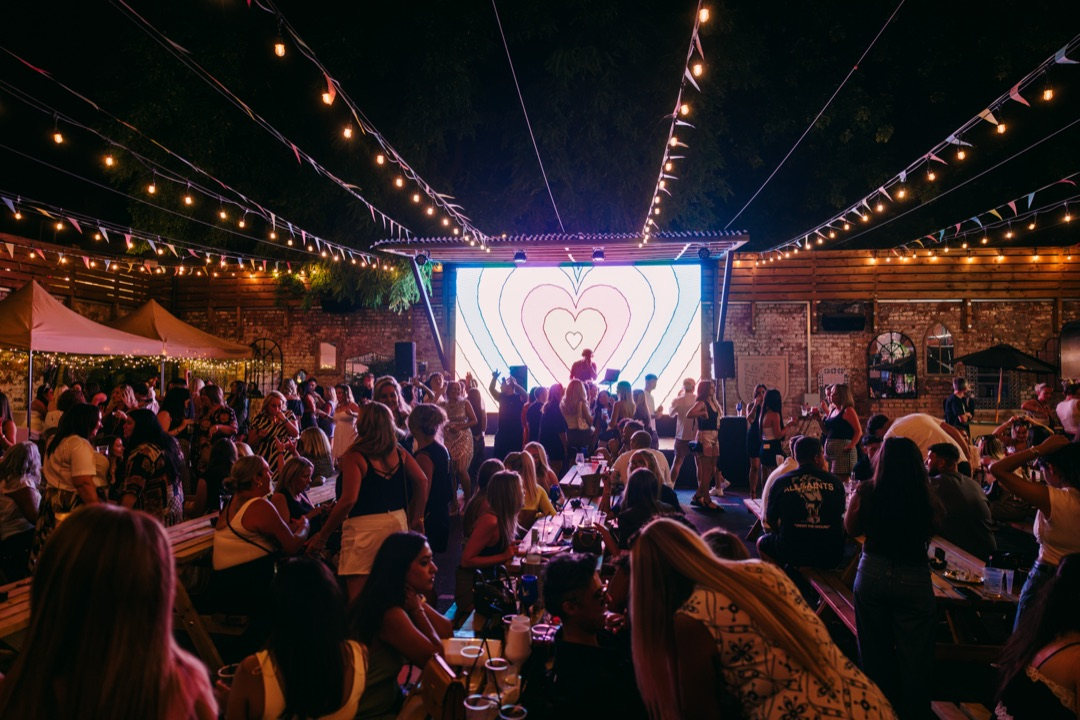
#> input picture media/merchants-yard/2026-08-17/grid/thursday-weekend-photos/RING1542.jpg, 1080 x 720 px, given in place of thursday-weekend-photos, which was not available
$ python collage_story.py --photos ../media/merchants-yard/2026-08-17/grid/thursday-weekend-photos ../media/merchants-yard/2026-08-17/grid/thursday-weekend-photos ../media/merchants-yard/2026-08-17/grid/thursday-weekend-photos ../media/merchants-yard/2026-08-17/grid/thursday-weekend-photos --out out.png
#> lines starting #> are read from the running program, lines starting #| are printed output that depends on the picture; pictures that were not available may be replaced by others from this repository, and a replacement may not be noted
#> `canvas = Image.new("RGB", (W, H), (0, 0, 0))`: canvas: PIL image 1080x1920 RGB; every value is 0
#> further down, img is the input picture: PIL image 1080x720 RGB; mean R, G, B 50.6, 36.5, 36.6
#!/usr/bin/env python3
"""Build a 2x2 photo collage story (1080x1920) with an optional caption bar.

Usage:
  python3 collage_story.py --photos a.jpg b.jpg c.jpg d.jpg \
      [--caption "line one\nline two"] [--top 150] --out out.png

Each photo is cover-cropped into its cell so nothing is squashed. The caption
bar sits on the horizontal seam, translucent dark with white text, matching the
venue's usual story collage.
"""
import argparse
import os

from PIL import Image, ImageDraw, ImageFont

W, H = 1080, 1920
SERIF = [
    "/System/Library/Fonts/Supplemental/Bodoni 72.ttc",
    "/System/Library/Fonts/Supplemental/Bodoni 72 OS.ttc",
]
SANS = [
    "/System/Library/Fonts/HelveticaNeue.ttc",
    "/System/Library/Fonts/Helvetica.ttc",
]


def load_font(size, family="serif", bold=False):
    if family == "serif" and bold:
        return ImageFont.truetype(SERIF[0], size, index=2)   # Bodoni 72 Bold
    for path in (SERIF if family == "serif" else SANS):
        try:
            return ImageFont.truetype(path, size)
        except Exception:
            continue
    return ImageFont.load_default()


def cover(img, cw, ch):
#> called with cw = 540, ch = 960
    scale = max(cw / img.width, ch / img.height)
#> scale = 1.33
    im = img.resize((max(1, int(img.width * scale)), max(1, int(img.height * scale))), Image.LANCZOS)
    left = (im.width - cw) // 2
#> left = 450
    top = int((im.height - ch) * 0.42)  # bias slightly up: faces sit high
#> top = 0
    return im.crop((left, top, left + cw, top + ch))
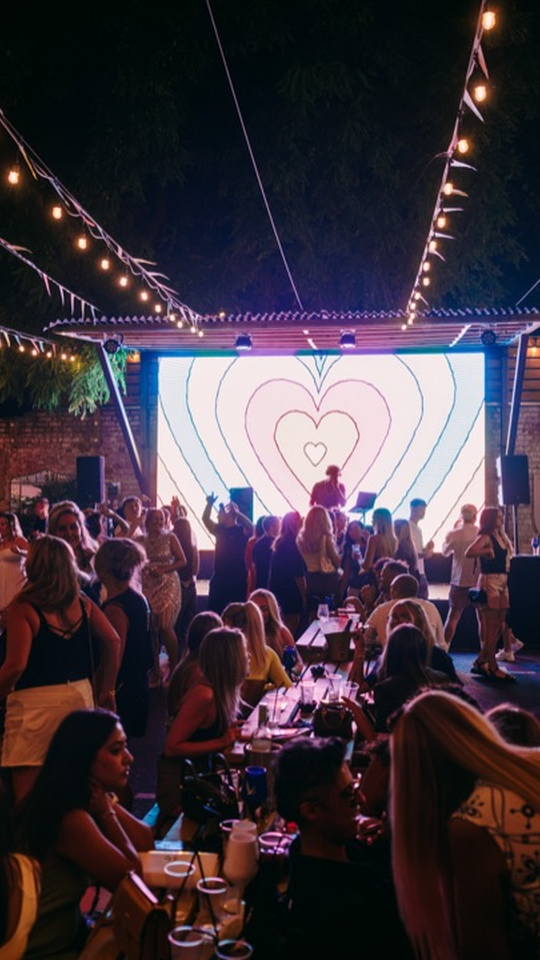
#> returned value: PIL image 540x960 RGB; mean R, G, B 65.3, 53.8, 63.2


p = argparse.ArgumentParser()
p.add_argument("--photos", nargs=4, required=True)
p.add_argument("--caption", default="")
p.add_argument("--top", type=int, default=0)
p.add_argument("--font", choices=["serif", "sans"], default="serif")
p.add_argument("--size", type=int, default=58)
p.add_argument("--track", type=float, default=2.5)
p.add_argument("--leading", type=float, default=1.02)
p.add_argument("--ratio", type=float, default=0.72)
p.add_argument("--margin", type=int, default=110)
p.add_argument("--bold", action="store_true", default=False)
p.add_argument("--caps", action="store_true", default=True)
p.add_argument("--box", action="store_true", default=False)
p.add_argument("--out", required=True)
a = p.parse_args()

canvas = Image.new("RGB", (W, H), (0, 0, 0))
grid_h = H - a.top * 2
cw, ch = W // 2, grid_h // 2

for i, path in enumerate(a.photos):
    img = Image.open(path).convert("RGB")
    cell = cover(img, cw, ch)
    x = (i % 2) * cw
    y = a.top + (i // 2) * ch
    canvas.paste(cell, (x, y))
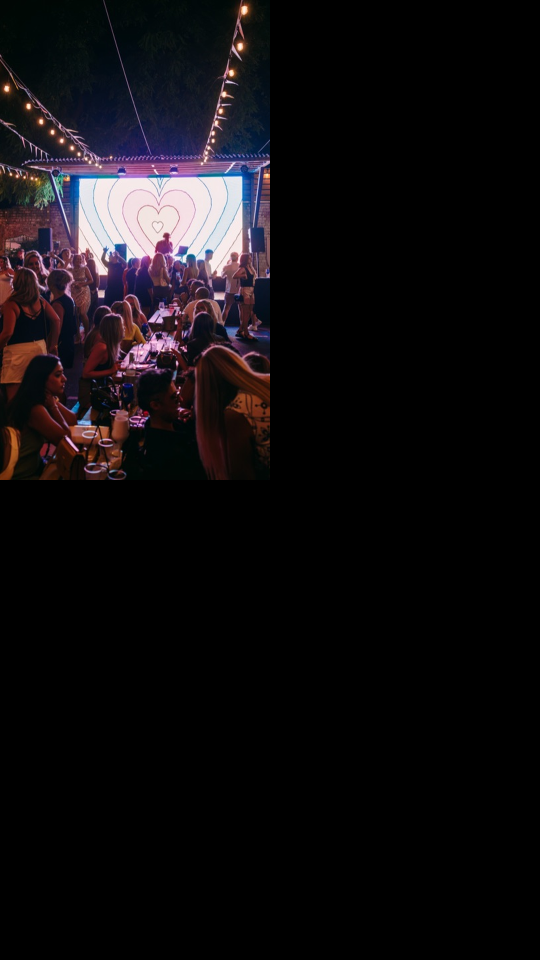
#> canvas: PIL image 1080x1920 RGB (shown at 1/2 size); mean R, G, B 16.3, 13.5, 15.8

if a.caption:
    d = ImageDraw.Draw(canvas, "RGBA")
    raw = a.caption.split("\n")
    if a.caps:
        raw = [ln.upper() for ln in raw]
    # a blank line splits the caption: everything after it renders smaller
    if "" in [ln.strip() for ln in raw]:
        cut = [ln.strip() for ln in raw].index("")
        blocks = [[l for l in raw[:cut] if l.strip()], [l for l in raw[cut:] if l.strip()]]
    else:
        blocks = [[l for l in raw if l.strip()], []]
    max_w = W - a.margin * 2

    def line_w(text, font, track):
        return sum(d.textlength(c, font=font) + track for c in text) - track if text else 0

    # auto-fit: shrink both blocks together until the widest line fits the margins
    size, track = a.size, a.track
    while size > 18:
        f1 = load_font(size, a.font, a.bold)
        f2 = load_font(max(14, int(size * a.ratio)), a.font, a.bold)
        widest = max([line_w(l, f1, track) for l in blocks[0]] or [0] +
                     [line_w(l, f2, track) for l in blocks[1]] or [0])
        if blocks[1]:
            widest = max(widest, max(line_w(l, f2, track) for l in blocks[1]))
        if widest <= max_w:
            break
        size -= 2
    f1 = load_font(size, a.font, a.bold)
    size2 = max(14, int(size * a.ratio))
    f2 = load_font(size2, a.font, a.bold)

    def draw_tracked(x, y, text, font):
        for c in text:
            d.text((x, y), c, font=font, fill=(255, 255, 255, 255))
            x += d.textlength(c, font=font) + track

    lh1, lh2 = int(size * a.leading), int(size2 * a.leading)
    gap = int(size * 0.30) if blocks[1] else 0
    total_h = lh1 * len(blocks[0]) + gap + lh2 * len(blocks[1])
    y = a.top + ch - total_h // 2
    for ln in blocks[0]:
        draw_tracked((W - line_w(ln, f1, track)) / 2, y, ln, f1)
        y += lh1
    y += gap
    for ln in blocks[1]:
        draw_tracked((W - line_w(ln, f2, track)) / 2, y, ln, f2)
        y += lh2

os.makedirs(os.path.dirname(os.path.abspath(a.out)), exist_ok=True)
canvas.save(a.out, "PNG")
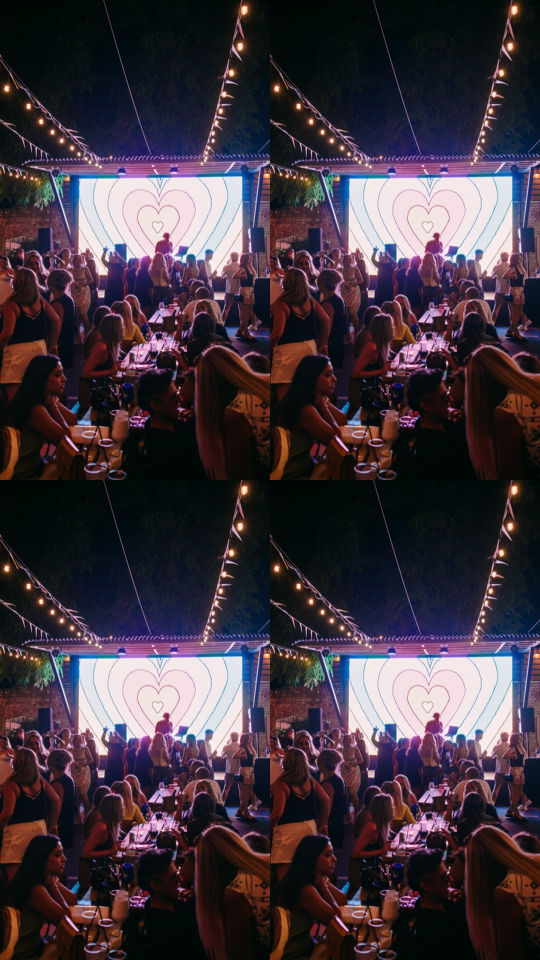
#> saved as out.png: PIL image 1080x1920 RGB (shown at 1/2 size); mean R, G, B 65.3, 53.8, 63.2
print(a.out)
